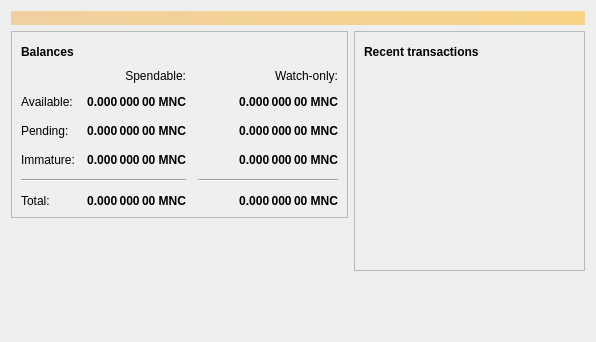
<?xml version="1.0" encoding="UTF-8"?>
<ui version="4.0">
 <class>OverviewPage</class>
 <widget class="QWidget" name="OverviewPage">
  <property name="geometry">
   <rect>
    <x>0</x>
    <y>0</y>
    <width>596</width>
    <height>342</height>
   </rect>
  </property>
  <property name="windowTitle">
   <string>Form</string>
  </property>
  <layout class="QVBoxLayout" name="topLayout">
   <item>
    <widget class="QLabel" name="labelAlerts">
     <property name="visible">
      <bool>false</bool>
     </property>
     <property name="styleSheet">
      <string notr="true">QLabel { background-color: qlineargradient(x1: 0, y1: 0, x2: 1, y2: 0, stop:0 #F0D0A0, stop:1 #F8D488); color:#000000; }</string>
     </property>
     <property name="wordWrap">
      <bool>true</bool>
     </property>
     <property name="margin">
      <number>3</number>
     </property>
     <property name="textInteractionFlags">
      <set>Qt::TextSelectableByMouse</set>
     </property>
    </widget>
   </item>
   <item>
    <layout class="QHBoxLayout" name="horizontalLayout" stretch="1,1">
     <item>
      <layout class="QVBoxLayout" name="verticalLayout_2">
       <item>
        <widget class="QFrame" name="frame">
         <property name="frameShape">
          <enum>QFrame::StyledPanel</enum>
         </property>
         <property name="frameShadow">
          <enum>QFrame::Raised</enum>
         </property>
         <layout class="QVBoxLayout" name="verticalLayout_4">
          <item>
           <layout class="QHBoxLayout" name="horizontalLayout_4">
            <item>
             <widget class="QLabel" name="label_5">
              <property name="font">
               <font>
                <weight>75</weight>
                <bold>true</bold>
               </font>
              </property>
              <property name="text">
               <string>Balances</string>
              </property>
             </widget>
            </item>
            <item>
             <widget class="QPushButton" name="labelWalletStatus">
              <property name="enabled">
               <bool>true</bool>
              </property>
              <property name="maximumSize">
               <size>
                <width>30</width>
                <height>16777215</height>
               </size>
              </property>
              <property name="toolTip">
               <string>The displayed information may be out of date. Your wallet automatically synchronizes with the monkycoin network after a connection is established, but this process has not completed yet.</string>
              </property>
              <property name="text">
               <string/>
              </property>
              <property name="icon">
               <iconset resource="../bitcoin.qrc">
                <normaloff>:/icons/warning</normaloff>
                <disabledoff>:/icons/warning</disabledoff>:/icons/warning</iconset>
              </property>
              <property name="iconSize">
               <size>
                <width>24</width>
                <height>24</height>
               </size>
              </property>
              <property name="flat">
               <bool>true</bool>
              </property>
             </widget>
            </item>
            <item>
             <spacer name="horizontalSpacer_3">
              <property name="orientation">
               <enum>Qt::Horizontal</enum>
              </property>
              <property name="sizeHint" stdset="0">
               <size>
                <width>40</width>
                <height>20</height>
               </size>
              </property>
             </spacer>
            </item>
           </layout>
          </item>
          <item>
           <layout class="QGridLayout" name="gridLayout">
            <property name="spacing">
             <number>12</number>
            </property>
            <item row="2" column="2">
             <widget class="QLabel" name="labelWatchPending">
              <property name="font">
               <font>
                <weight>75</weight>
                <bold>true</bold>
               </font>
              </property>
              <property name="cursor">
               <cursorShape>IBeamCursor</cursorShape>
              </property>
              <property name="toolTip">
               <string>Unconfirmed transactions to watch-only addresses</string>
              </property>
              <property name="text">
               <string notr="true">0.000 000 00 MNC</string>
              </property>
              <property name="alignment">
               <set>Qt::AlignRight|Qt::AlignTrailing|Qt::AlignVCenter</set>
              </property>
              <property name="textInteractionFlags">
               <set>Qt::LinksAccessibleByMouse|Qt::TextSelectableByKeyboard|Qt::TextSelectableByMouse</set>
              </property>
             </widget>
            </item>
            <item row="2" column="1">
             <widget class="QLabel" name="labelUnconfirmed">
              <property name="font">
               <font>
                <weight>75</weight>
                <bold>true</bold>
               </font>
              </property>
              <property name="cursor">
               <cursorShape>IBeamCursor</cursorShape>
              </property>
              <property name="toolTip">
               <string>Total of transactions that have yet to be confirmed, and do not yet count toward the spendable balance</string>
              </property>
              <property name="text">
               <string notr="true">0.000 000 00 MNC</string>
              </property>
              <property name="alignment">
               <set>Qt::AlignRight|Qt::AlignTrailing|Qt::AlignVCenter</set>
              </property>
              <property name="textInteractionFlags">
               <set>Qt::LinksAccessibleByMouse|Qt::TextSelectableByKeyboard|Qt::TextSelectableByMouse</set>
              </property>
             </widget>
            </item>
            <item row="3" column="2">
             <widget class="QLabel" name="labelWatchImmature">
              <property name="font">
               <font>
                <weight>75</weight>
                <bold>true</bold>
               </font>
              </property>
              <property name="cursor">
               <cursorShape>IBeamCursor</cursorShape>
              </property>
              <property name="toolTip">
               <string>Mined balance in watch-only addresses that has not yet matured</string>
              </property>
              <property name="text">
               <string notr="true">0.000 000 00 MNC</string>
              </property>
              <property name="alignment">
               <set>Qt::AlignRight|Qt::AlignTrailing|Qt::AlignVCenter</set>
              </property>
              <property name="textInteractionFlags">
               <set>Qt::LinksAccessibleByMouse|Qt::TextSelectableByKeyboard|Qt::TextSelectableByMouse</set>
              </property>
             </widget>
            </item>
            <item row="4" column="0" colspan="2">
             <widget class="Line" name="line">
              <property name="orientation">
               <enum>Qt::Horizontal</enum>
              </property>
             </widget>
            </item>
            <item row="4" column="2">
             <widget class="Line" name="lineWatchBalance">
              <property name="sizePolicy">
               <sizepolicy hsizetype="Preferred" vsizetype="Fixed">
                <horstretch>0</horstretch>
                <verstretch>0</verstretch>
               </sizepolicy>
              </property>
              <property name="minimumSize">
               <size>
                <width>140</width>
                <height>0</height>
               </size>
              </property>
              <property name="orientation">
               <enum>Qt::Horizontal</enum>
              </property>
             </widget>
            </item>
            <item row="5" column="0">
             <widget class="QLabel" name="labelTotalText">
              <property name="text">
               <string>Total:</string>
              </property>
             </widget>
            </item>
            <item row="3" column="1">
             <widget class="QLabel" name="labelImmature">
              <property name="font">
               <font>
                <weight>75</weight>
                <bold>true</bold>
               </font>
              </property>
              <property name="cursor">
               <cursorShape>IBeamCursor</cursorShape>
              </property>
              <property name="toolTip">
               <string>Mined balance that has not yet matured</string>
              </property>
              <property name="text">
               <string notr="true">0.000 000 00 MNC</string>
              </property>
              <property name="alignment">
               <set>Qt::AlignRight|Qt::AlignTrailing|Qt::AlignVCenter</set>
              </property>
              <property name="textInteractionFlags">
               <set>Qt::LinksAccessibleByMouse|Qt::TextSelectableByKeyboard|Qt::TextSelectableByMouse</set>
              </property>
             </widget>
            </item>
            <item row="2" column="3">
             <spacer name="horizontalSpacer_2">
              <property name="orientation">
               <enum>Qt::Horizontal</enum>
              </property>
              <property name="sizeHint" stdset="0">
               <size>
                <width>40</width>
                <height>20</height>
               </size>
              </property>
             </spacer>
            </item>
            <item row="3" column="0">
             <widget class="QLabel" name="labelImmatureText">
              <property name="text">
               <string>Immature:</string>
              </property>
             </widget>
            </item>
            <item row="5" column="1">
             <widget class="QLabel" name="labelTotal">
              <property name="font">
               <font>
                <weight>75</weight>
                <bold>true</bold>
               </font>
              </property>
              <property name="cursor">
               <cursorShape>IBeamCursor</cursorShape>
              </property>
              <property name="toolTip">
               <string>Your current total balance</string>
              </property>
              <property name="text">
               <string notr="true">0.000 000 00 MNC</string>
              </property>
              <property name="alignment">
               <set>Qt::AlignRight|Qt::AlignTrailing|Qt::AlignVCenter</set>
              </property>
              <property name="textInteractionFlags">
               <set>Qt::LinksAccessibleByMouse|Qt::TextSelectableByKeyboard|Qt::TextSelectableByMouse</set>
              </property>
             </widget>
            </item>
            <item row="5" column="2">
             <widget class="QLabel" name="labelWatchTotal">
              <property name="font">
               <font>
                <weight>75</weight>
                <bold>true</bold>
               </font>
              </property>
              <property name="cursor">
               <cursorShape>IBeamCursor</cursorShape>
              </property>
              <property name="toolTip">
               <string>Current total balance in watch-only addresses</string>
              </property>
              <property name="text">
               <string notr="true">0.000 000 00 MNC</string>
              </property>
              <property name="alignment">
               <set>Qt::AlignRight|Qt::AlignTrailing|Qt::AlignVCenter</set>
              </property>
              <property name="textInteractionFlags">
               <set>Qt::LinksAccessibleByMouse|Qt::TextSelectableByKeyboard|Qt::TextSelectableByMouse</set>
              </property>
             </widget>
            </item>
            <item row="0" column="2">
             <widget class="QLabel" name="labelWatchonly">
              <property name="text">
               <string>Watch-only:</string>
              </property>
              <property name="alignment">
               <set>Qt::AlignRight|Qt::AlignTrailing|Qt::AlignVCenter</set>
              </property>
             </widget>
            </item>
            <item row="1" column="0">
             <widget class="QLabel" name="labelBalanceText">
              <property name="text">
               <string>Available:</string>
              </property>
             </widget>
            </item>
            <item row="1" column="1">
             <widget class="QLabel" name="labelBalance">
              <property name="font">
               <font>
                <weight>75</weight>
                <bold>true</bold>
               </font>
              </property>
              <property name="cursor">
               <cursorShape>IBeamCursor</cursorShape>
              </property>
              <property name="toolTip">
               <string>Your current spendable balance</string>
              </property>
              <property name="text">
               <string notr="true">0.000 000 00 MNC</string>
              </property>
              <property name="alignment">
               <set>Qt::AlignRight|Qt::AlignTrailing|Qt::AlignVCenter</set>
              </property>
              <property name="textInteractionFlags">
               <set>Qt::LinksAccessibleByMouse|Qt::TextSelectableByKeyboard|Qt::TextSelectableByMouse</set>
              </property>
             </widget>
            </item>
            <item row="1" column="2">
             <widget class="QLabel" name="labelWatchAvailable">
              <property name="font">
               <font>
                <weight>75</weight>
                <bold>true</bold>
               </font>
              </property>
              <property name="cursor">
               <cursorShape>IBeamCursor</cursorShape>
              </property>
              <property name="toolTip">
               <string>Your current balance in watch-only addresses</string>
              </property>
              <property name="text">
               <string notr="true">0.000 000 00 MNC</string>
              </property>
              <property name="alignment">
               <set>Qt::AlignRight|Qt::AlignTrailing|Qt::AlignVCenter</set>
              </property>
              <property name="textInteractionFlags">
               <set>Qt::LinksAccessibleByMouse|Qt::TextSelectableByKeyboard|Qt::TextSelectableByMouse</set>
              </property>
             </widget>
            </item>
            <item row="2" column="0">
             <widget class="QLabel" name="labelPendingText">
              <property name="text">
               <string>Pending:</string>
              </property>
             </widget>
            </item>
            <item row="0" column="1">
             <widget class="QLabel" name="labelSpendable">
              <property name="text">
               <string>Spendable:</string>
              </property>
              <property name="alignment">
               <set>Qt::AlignRight|Qt::AlignTrailing|Qt::AlignVCenter</set>
              </property>
             </widget>
            </item>
           </layout>
          </item>
         </layout>
        </widget>
       </item>
       <item>
        <spacer name="verticalSpacer">
         <property name="orientation">
          <enum>Qt::Vertical</enum>
         </property>
         <property name="sizeHint" stdset="0">
          <size>
           <width>20</width>
           <height>40</height>
          </size>
         </property>
        </spacer>
       </item>
      </layout>
     </item>
     <item>
      <layout class="QVBoxLayout" name="verticalLayout_3">
       <item>
        <widget class="QFrame" name="frame_2">
         <property name="frameShape">
          <enum>QFrame::StyledPanel</enum>
         </property>
         <property name="frameShadow">
          <enum>QFrame::Raised</enum>
         </property>
         <layout class="QVBoxLayout" name="verticalLayout">
          <item>
           <layout class="QHBoxLayout" name="horizontalLayout_2">
            <item>
             <widget class="QLabel" name="label_4">
              <property name="font">
               <font>
                <weight>75</weight>
                <bold>true</bold>
               </font>
              </property>
              <property name="text">
               <string>Recent transactions</string>
              </property>
             </widget>
            </item>
            <item>
             <widget class="QPushButton" name="labelTransactionsStatus">
              <property name="enabled">
               <bool>true</bool>
              </property>
              <property name="maximumSize">
               <size>
                <width>30</width>
                <height>16777215</height>
               </size>
              </property>
              <property name="toolTip">
               <string>The displayed information may be out of date. Your wallet automatically synchronizes with the monkycoin network after a connection is established, but this process has not completed yet.</string>
              </property>
              <property name="text">
               <string/>
              </property>
              <property name="icon">
               <iconset resource="../bitcoin.qrc">
                <normaloff>:/icons/warning</normaloff>
                <disabledoff>:/icons/warning</disabledoff>:/icons/warning</iconset>
              </property>
              <property name="iconSize">
               <size>
                <width>24</width>
                <height>24</height>
               </size>
              </property>
              <property name="flat">
               <bool>true</bool>
              </property>
             </widget>
            </item>
            <item>
             <spacer name="horizontalSpacer">
              <property name="orientation">
               <enum>Qt::Horizontal</enum>
              </property>
              <property name="sizeHint" stdset="0">
               <size>
                <width>40</width>
                <height>20</height>
               </size>
              </property>
             </spacer>
            </item>
           </layout>
          </item>
          <item>
           <widget class="QListView" name="listTransactions">
            <property name="styleSheet">
             <string notr="true">QListView { background: transparent; }</string>
            </property>
            <property name="frameShape">
             <enum>QFrame::NoFrame</enum>
            </property>
            <property name="verticalScrollBarPolicy">
             <enum>Qt::ScrollBarAlwaysOff</enum>
            </property>
            <property name="horizontalScrollBarPolicy">
             <enum>Qt::ScrollBarAlwaysOff</enum>
            </property>
            <property name="selectionMode">
             <enum>QAbstractItemView::NoSelection</enum>
            </property>
           </widget>
          </item>
         </layout>
        </widget>
       </item>
       <item>
        <spacer name="verticalSpacer_2">
         <property name="orientation">
          <enum>Qt::Vertical</enum>
         </property>
         <property name="sizeHint" stdset="0">
          <size>
           <width>20</width>
           <height>40</height>
          </size>
         </property>
        </spacer>
       </item>
      </layout>
     </item>
    </layout>
   </item>
  </layout>
 </widget>
 <resources/>
 <connections/>
</ui>
